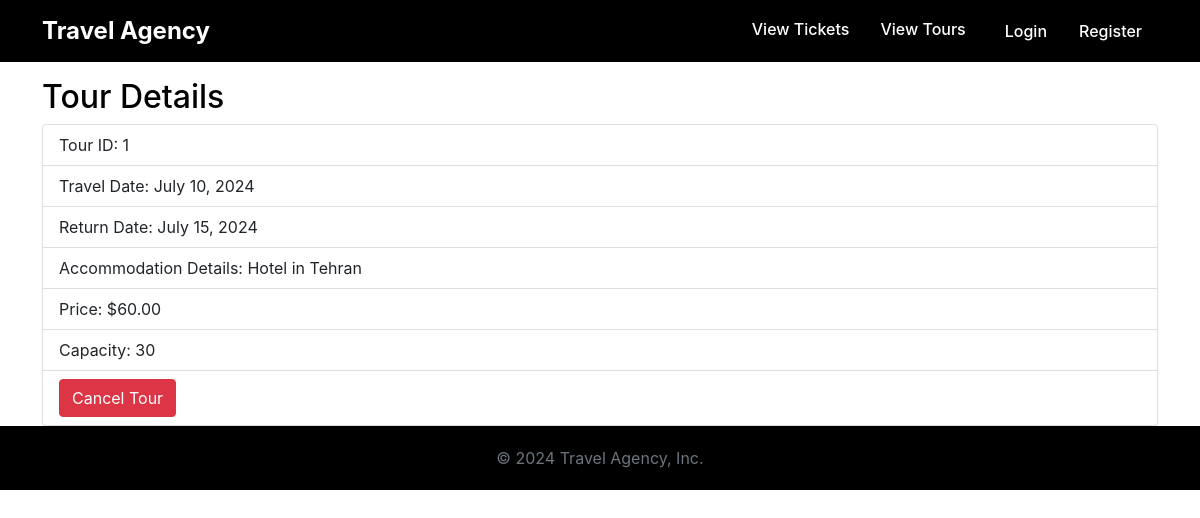
The app's page /booking/tour/1/ with its own data.
### booking/models.py (models this page shows, shortened)
class Tour(models.Model):
    travel_date = models.DateField()
    return_date = models.DateField()
    accommodation_details = models.TextField()
    capacity = models.IntegerField()
    price = models.DecimalField(max_digits=9, decimal_places=2)

### booking/views.py (the view)
# urls.py: path('tour/<int:tour_id>/', views.tour_detail, name='tour_detail'),
def tour_detail(request, tour_id):
    tour = get_object_or_404(Tour, id=tour_id)
    return render(request, 'booking/tour_detail.html', {'tour': tour})

### booking/templates/booking/tour_detail.html
{% extends 'booking/base.html' %}
{% block content %}
<div class="container mt-3">
    <h2>Tour Details</h2>
    <ul class="list-group">
        <li class="list-group-item">Tour ID: {{ tour.id }}</li>
        <li class="list-group-item">Travel Date: {{ tour.travel_date }}</li>
        <li class="list-group-item">Return Date: {{ tour.return_date }}</li>
        <li class="list-group-item">Accommodation Details: {{ tour.accommodation_details }}</li>
        <li class="list-group-item">Price: ${{ tour.price|floatformat:2 }}</li>
        <li class="list-group-item">Capacity: {{ tour.capacity }}</li>
        {% if not tour.is_cancelled %}
        <li class="list-group-item">
            <a href="{% url 'cancel_tour' tour.id %}" class="btn btn-danger">Cancel Tour</a>
        </li>
        {% else %}
        <li class="list-group-item text-danger">Tour Cancelled</li>
        {% endif %}
    </ul>
</div>
{% endblock %}

### booking/templates/booking/base.html (style rules this page uses)
body { color: #000; background-color: #fff; font-family: -apple-system, BlinkMacSystemFont, "Segoe UI", Roboto, "Helvetica Neue", Arial, sans-serif; }

### records on screen
Tour: id "1", travel_date "July 10, 2024", return_date "July 15, 2024", accommodation_details "Hotel in Tehran", price "60.00", capacity "30"
